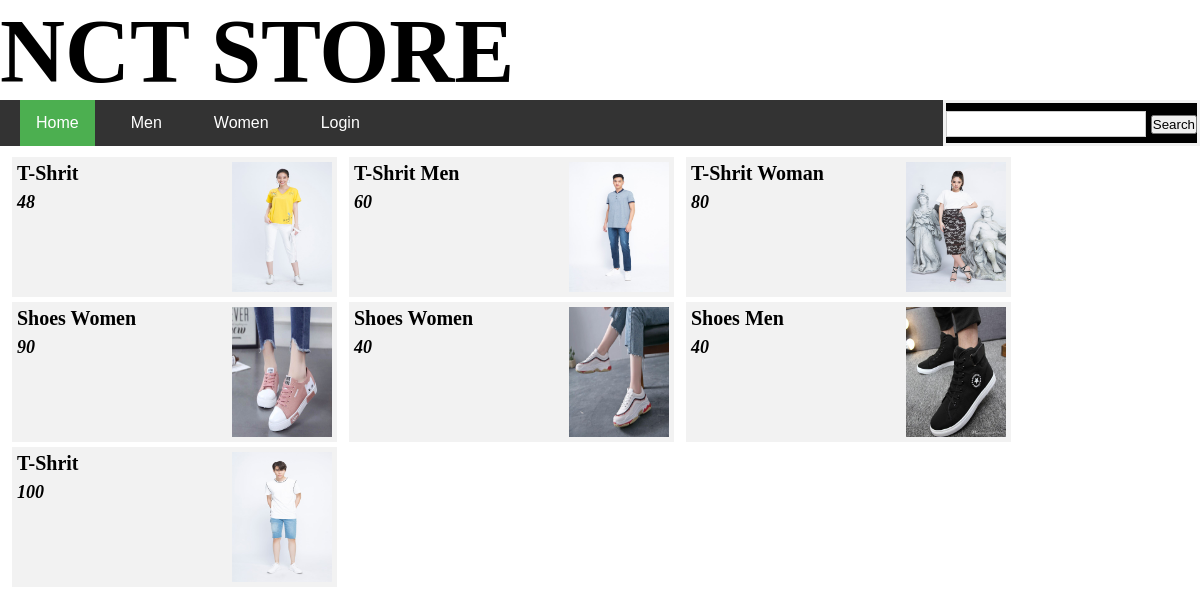
The page /searchIndex.php on the database its author committed.
### tables this page shows
CREATE TABLE `product` (
  `productID` int(6) DEFAULT NULL,
  `productName` varchar(100) DEFAULT NULL,
  `productPrice` int(50) DEFAULT NULL,
  `image` varchar(100) DEFAULT NULL,
  `des` varchar(200) DEFAULT NULL,
  `cateID` int(6) DEFAULT NULL,
  `genderID` int(6) DEFAULT NULL
);

### dbconnector.php (called while the page is built, shortened)
<?php
class DBConnector{
	public $host = 'localhost';
	public $dbname = 'asmt';
	public $un = 'root';
	public $pw = '';
	public function runQuery($sql)
	{
		$conn = new mysqli($this->host, $this->un, $this->pw, $this->dbname);
		mysqli_set_charset($conn, 'UTF8');
		$result = $conn->query($sql);
		$rows = mysqli_fetch_all($result, MYSQLI_ASSOC);
		return $rows;
	}
}
?>

### searchIndex.php (the view, shortened to what this page needs)
<!DOCTYPE html>
<html>
<head>
	<link rel="stylesheet" type="text/css" href="style/css.css">
</head>
<body>
	<div class="logo"><h1>NCT STORE</h1></div>
	<div class="menu">
		<ul>
		  <li><a class="active" href="index.php">Home</a></li>
		  <li><a href="men.php">Men</a></li>
		  <li><a href="women.php">Women</a></li>
		  <li><a href="login.php">Login</a></li>
				<form action="searchIndex.php" style="float: right;background-color: black;height: 40px;">
					<input type="text" name="search" style="width: 200px;height: 10px;">
					<input type="submit" name="searchbtn" value="Search" placeholder="Search....">
				</form>
		</ul>
	</div>
	<div class="main">
      <div class="contentv1">
        <?php
                     $search=$_GET['search'];
               		require_once('./dbconnector.php');
                     $cn = new DBConnector();
                     $sql="Select * from product where productName like '%$search%'";
                     $rows = $cn->runQuery($sql);
                     foreach ($rows as $r) {
               ?>
          <a href="showDetail.php?productID=<?=$r['productID']?>">
          <div class="itemv1">
            <div class="imagev1"><img src="<?=$r['image']?>"></div>
            <div class="namev1"><?=$r['productName']?></div>
            <div class="pricev1"><?=$r['productPrice']?></div>
          </div>
          </a>
          <?php
            }
          ?>
      </div>
	</div>
</body>
</html>

### style/css.css (style rules this page uses)
* { padding:0; margin:0; }
.logo { width:100%; height:100px; font-family: calibri; font-size: 45px; }
.menu { width:100%; height:50px; }
.menu ul { list-style-type: none; margin: 0; padding: 0; overflow: hidden; background-color: #333; }
.menu ul li { float: left; margin-left: 20px; }
.menu ul li a { display: block; color: white; text-align: center; padding: 14px 16px; text-decoration: none; }
.active { background-color: #4CAF50; }
.main { width: 100%; height: auto; margin-top: 2px; }
.contentv1 { width: 100%; height: 100%; }
.itemv1 { width: 325px; height: 140px; float: left; padding: 5px; box-sizing: border-box; margin-left: 12px; margin-top:5px; background-color: #f2f2f2; }
.contentv1 a { color:black; font-weight: bold; }
.imagev1 { width: 100px; height: 130px; float:right; }
.imagev1 img { width: 100%; height: 100%; }
.namev1 { font-family: calibri; height: 30px; width: 200px; float: left; font-weight: bold; font-size: 20px; }
.pricev1 { font-family: calibri; font-size:18px; font-style: italic; font-weight: bold; height: 30px; width: 150px; float: left; }
body { font-family: Arial, Helvetica, sans-serif; }
form { border: 3px solid #f1f1f1; }
input[type=text], input[type=password] { width: 100%; padding: 12px 20px; margin: 8px 0; display: inline-block; border: 1px solid #ccc; box-sizing: border-box; }

### rows shown on the page
product: image (picture), productName "T-Shrit", productPrice "48"
product: image (picture), productName "T-Shrit Men", productPrice "60"
product: image (picture), productName "T-Shrit Woman", productPrice "80"
product: image (picture), productName "Shoes Women", productPrice "90"
product: image (picture), productName "Shoes Women", productPrice "40"
product: image (picture), productName "Shoes Men", productPrice "40"
product: image (picture), productName "T-Shrit", productPrice "100"
